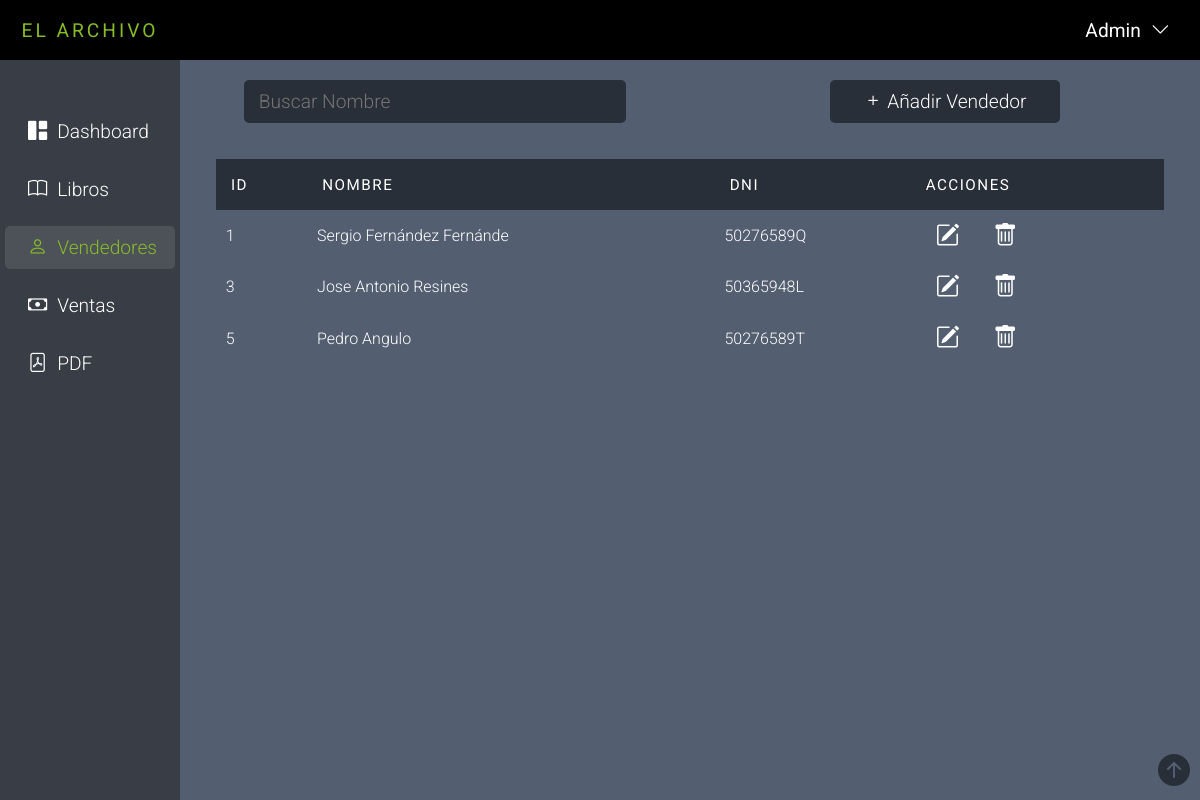
/views/vendedores.php (signed in), run on the app's committed database.
### tables this page shows
CREATE TABLE `vendedores` (
  `id_vendedor` int(11) NOT NULL,
  `nombre` varchar(25) NOT NULL,
  `dni` varchar(9) NOT NULL
);

### includes/user_session.php (called while the page is built, shortened)
<?php
class UserSession{
    public function getCurrentUser(){
        return $_SESSION['user'];
    }
}
?>

### includes/conexion.php (called while the page is built)
<?php
    class Conexion{
        private $host;
        private $bbdd;
        private $user;
        private $pass;
        public function __construct(){
            $this -> host = "localhost";
            $this -> bbdd = "libreria";
            $this -> user = "root";
            $this -> pass = "rootpass123";
        }
        function conectar(){
            try{
                $conexion = new PDO('mysql:host='.$this->host.';dbname='.$this->bbdd,$this->user,$this->pass);
                $conexion->exec("SET CHARACTER SET utf8");
                return $conexion;
            }catch(Exception $e){
                echo "No se ha podido conectar con la base de datos" . $e->getMessage();
            }
        }
    }
?>

### views/vendedores.php (the view, shortened to what this page needs)
<?php
include_once "../includes/user_session.php";
$userSession = new UserSession();
include_once "../includes/conexion.php";
$conexion = new Conexion();
$sql = $conexion->conectar()->prepare("SELECT * FROM vendedores");
$sql->execute();
?>
<!DOCTYPE html>
<html lang="en">
<head>
    <link rel="stylesheet" href="../styles/general_style.css">
    <link rel="stylesheet" href="../icons/bootstrap-icons.css">
    <link rel="stylesheet" href="../styles/vendedores_style.css">
</head>
<body>
    <header>
        <div class="section_title_container">
            <h1>El Archivo</h1>
        </div>
        <div class="user_container">
            <div class="user_name_container" id="dropdown_button">
                <?php
                if (isset($_SESSION['user'])) {
                    echo "<span>" . $userSession->getCurrentUser() . "<i class='bi bi-chevron-down'></i></span>";
                } else {
                    echo "<span onclick='window.location.href = \"views/login.php\";' style='cursor:pointer;'>Iniciar sesión <i class='bi bi-box-arrow-in-right'></i></span>";
                }
                ?>
            </div>
        </div>
    </header>
    <aside>
        <div class="option_list_container">
            <a href="../index.php" data-select="0"><i class="bi bi-grid-1x2-fill"></i> <span>Dashboard</span></a>
            <a href="booksTable.php" data-select="0"><i class="bi bi-book"></i> <span>Libros</span></a>
            <a href="vendedores.php" data-select="1"><i class="bi bi-person"></i> <span>Vendedores</span></a>
            <a href="ventasTable.php" data-select="0"><i class="bi bi-cash"></i> <span>Ventas</span></a>
            <a href="pdf.php" data-select="0"><i class="bi bi-file-pdf"></i><span>PDF</span></a>
        </div>
    </aside>
    <main>
        <div class="actions_container">
            <div class="searchVendedor">
                <input type="text" name="search" placeholder="Buscar Nombre" id="searchVendedor">
            </div>
            <div class="newVendedor">
                <button id="new_vendedor">
                    <i class="bi bi-plus"></i>
                    <span>Añadir Vendedor</span>
                </button>
            </div>
        </div>
        <section class="table_container" id="table_container">
            <table id="table">
                <thead>
                    <tr>
                        <th>Id</th>
                        <th>Nombre</th>
                        <th>DNI</th>
                        <th>Acciones</th>
                    </tr>
                </thead>
                <tbody>
                    <?php
                    while ($fila = $sql->fetch(PDO::FETCH_ASSOC)) {
                        echo "<tr>";
                        echo "<td data-label='Id Vendedor'>" . $fila['id_vendedor'] . "</td>";
                        echo "<td data-label='Nombre'>" . $fila['nombre'] . "</td>";
                        echo "<td data-label='DNI'>" . $fila['dni'] . "</td>";
                        echo "<td data-label='Acciones'><a href='vendedores.php?id=" . $fila['id_vendedor'] . "'><i class='bi bi-pencil-square'></i></a> <a href='../execution/deleteVendedor.php?dni=" . $fila['dni'] . "'><i class='bi bi-trash'></i></a></td>";
                        echo "</tr>";
                    }
                    ?>
                </tbody>
            </table>
        </section>
        <a href="#table" class="up_button"><i class="bi bi-arrow-up-circle-fill"></i></a>
    </main>
</body>
</html>

### styles/general_style.css (style rules this page uses)
:root { --font-color-1: #000000; --font-color-2: #393e46; --font-color-3: #ffffff; --background-color-1: 0, 0, 0; --background-color-2: 57, 62, 70; --background-color-3: 83, 95, 113; --background-color-4: 255, 255, 255; --border-color-1: rgb(0, 0, 0); --border-color-2: rgb(57, 62, 70); --border-color-3: rgb(83, 95, 113); --border-color-4: rgb(255, 255, 255); --error-color: rgb(243, 6, 6); --special-color-1: rgb(255, 20, 78); --special-color-2: rgb(9, 194, 231); --special-color-3: rgb(134, 188, 37); --special: var(--special-color-3); }
* { margin: 0; padding: 0; box-sizing: border-box; font-family: 'roboto', sans-serif; font-weight: 300; text-decoration: none; }
body { overflow-x: hidden; display: grid; grid-template-areas: 'header header' 'aside main'; grid-template-columns: 180px 9fr; grid-template-rows: 60px 12fr; height: 100vh; width: 100vw; }
body > aside { grid-area: aside; background-color: rgb(var(--background-color-2)); display: flex; flex-direction: column; }
aside > .option_list_container { padding-top: 50px; display: flex; flex-direction: column; gap: 15px; height: 0%; }
aside > .option_list_container > a { height: 43.2px; display: flex; align-items: center; padding: 10px 20px; color: var(--font-color-3); font-size: 1.2em; border-left: 3px solid transparent; margin-left: 5px; gap: 10px; transition: border-left 175ms ease-in-out; }
aside > .option_list_container > a[data-select="1"] { border-radius: 5px; margin: 0 5px 0 5px; border-left: 3px solid rgb(var(--background-color-3),0) !important; color: var(--special); background-color: rgb(var(--background-color-4),0.1); }
body > header { grid-area: header; background-color: rgb(var(--background-color-1)); display: grid; grid-template-columns: 180px 1fr; }
header > .section_title_container { display: flex; align-items: center; text-align: center; }
header > .section_title_container > h1 { color: var(--special); font-size: 1.2em; font-weight: 400; letter-spacing: 3px; text-transform: uppercase; text-align: center; width: 100%; }
.user_container { display: flex; flex-direction: column; align-items: flex-end; justify-content: center; padding: 0 20px 0 0; position: relative; }
.user_container > .user_name_container { color: var(--font-color-3); font-size: 1.2em; font-weight: 600; }
.user_container > .user_name_container > span { font-weight: 400; margin-right: 10px; user-select: none; -ms-user-select: none; -moz-user-select: none; -webkit-user-select: none; -khtml-user-select: none; }
.user_container > .user_name_container > span > i { margin-left: 10px; }
body > main { grid-area: main; background-color: rgb(var(--background-color-3)); }

### data on the page
vendedores: id_vendedor "1", nombre "Sergio Fernández Fernánde", dni "50276589Q"
vendedores: id_vendedor "3", nombre "Jose Antonio Resines", dni "50365948L"
vendedores: id_vendedor "5", nombre "Pedro Angulo", dni "50276589T"

### other printed values
$userSession->getCurrentUser() "Admin"
